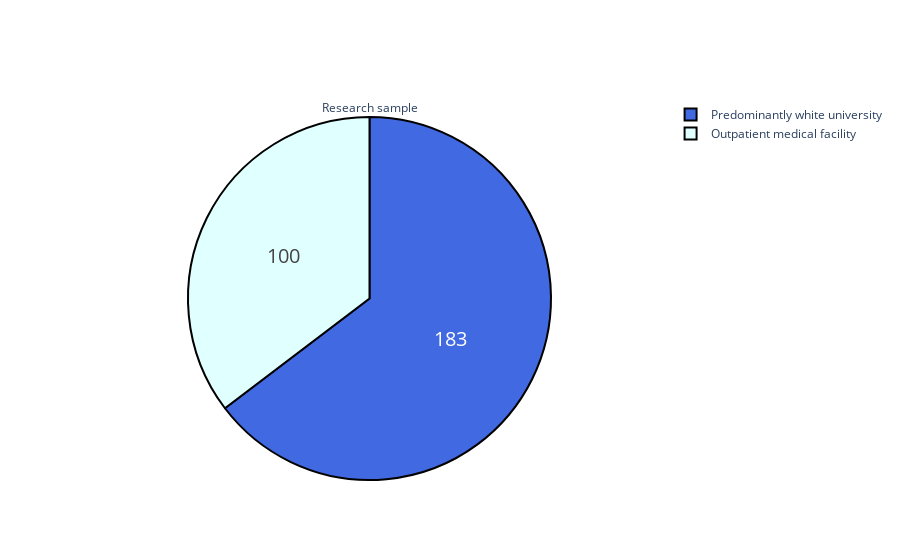

Write notebook code for a chart like this one.
### Markdown cell above
For the purpose of this research, 283 participants were recruited from a predominantly White university and an outpatient medical facility in the Southeastern region of the US. Some additional background information was also taken (e.g., education, employment status, insurance). Below you can see a pie chart showing how many participants were from the university and how many were from the medical facility.

### Code cell
import pandas
import plotly.graph_objects as go

labels = ['Predominantly white university','Outpatient medical facility']
values = [183, 100]

colors = ['royalblue', 'lightcyan']
fig = go.Figure(data=[go.Pie(labels=labels, values=values, title='Research sample')])
fig.update_traces(hoverinfo='label+percent', textinfo='value', textfont_size=20,
                  marker=dict(colors=colors, line=dict(color='#000000', width=2)))
fig.show()

### Figure 1 — Plotly figure (JSON) as saved in the notebook; plotly's stock layout.template omitted (floating-point values rounded to 4 significant figures)
{"data": [{"hoverinfo": "label+percent", "labels": ["Predominantly white university", "Outpatient medical facility"], "marker": {"colors": ["royalblue", "lightcyan"], "line": {"color": "#000000", "width": 2}}, "textfont": {"size": 20}, "textinfo": "value", "title": {"text": "Research sample"}, "type": "pie", "values": [183, 100]}], "layout": {}}
